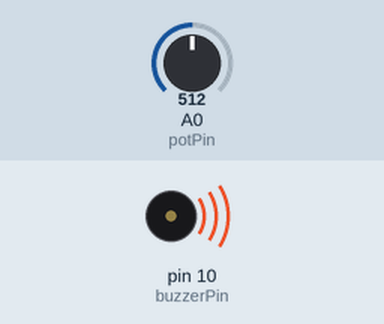
Simulated run of this sketch. Board: Arduino Uno, built with avr-gcc and run on an emulated ATmega328P. Parts: buzzer (waves = sounding). The inputs (shaded band) are chosen by the test bench; at power-on: A0 (potPin) = 512. What the sketch prints to the serial monitor is not drawn.

Above: at 0.1 s.
Timing chart, 0 to 1.6 s (numbered marks = the images above):
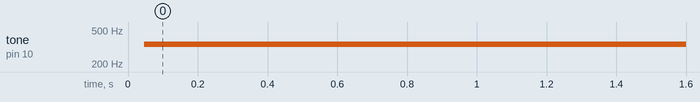

Measured:
- by itself, tone on pin 10 (buzzerPin): silent → 340 Hz at 0.05 s

The sketch:

Potentiometer_Controlled_Buzzer.ino
```cpp
#define buzzerPin 10
#define potPin A0

void setup() {
  pinMode(buzzerPin, OUTPUT);
  pinMode(potPin, INPUT);
  Serial.begin(115200);
}

void loop() {
  int potValue = analogRead(potPin);
  Serial.println(potValue);
  if (potValue >896){
    frequencyToPWM(262, buzzerPin);
  }else if (potValue >768) {
    frequencyToPWM(294, buzzerPin);
  }else if (potValue > 640){
    frequencyToPWM(311, buzzerPin);
  }else if (potValue > 512){
    frequencyToPWM(349, buzzerPin);
  }else if (potValue > 384){
    frequencyToPWM(392, buzzerPin);
  }else if (potValue > 256){
    frequencyToPWM(415, buzzerPin);
  }else if (potValue > 128){
    frequencyToPWM(466, buzzerPin);
  }else if (potValue >= 0){
    frequencyToPWM(523, buzzerPin);
  }
}
void frequencyToPWM(int frequency, int pinNum){
  long period = 1000000L / frequency;
  long halfPeriod = period / 2;
  digitalWrite(pinNum, HIGH);
  delayMicroseconds(halfPeriod);
  digitalWrite(buzzerPin, LOW);
  delayMicroseconds(halfPeriod);
}
```
